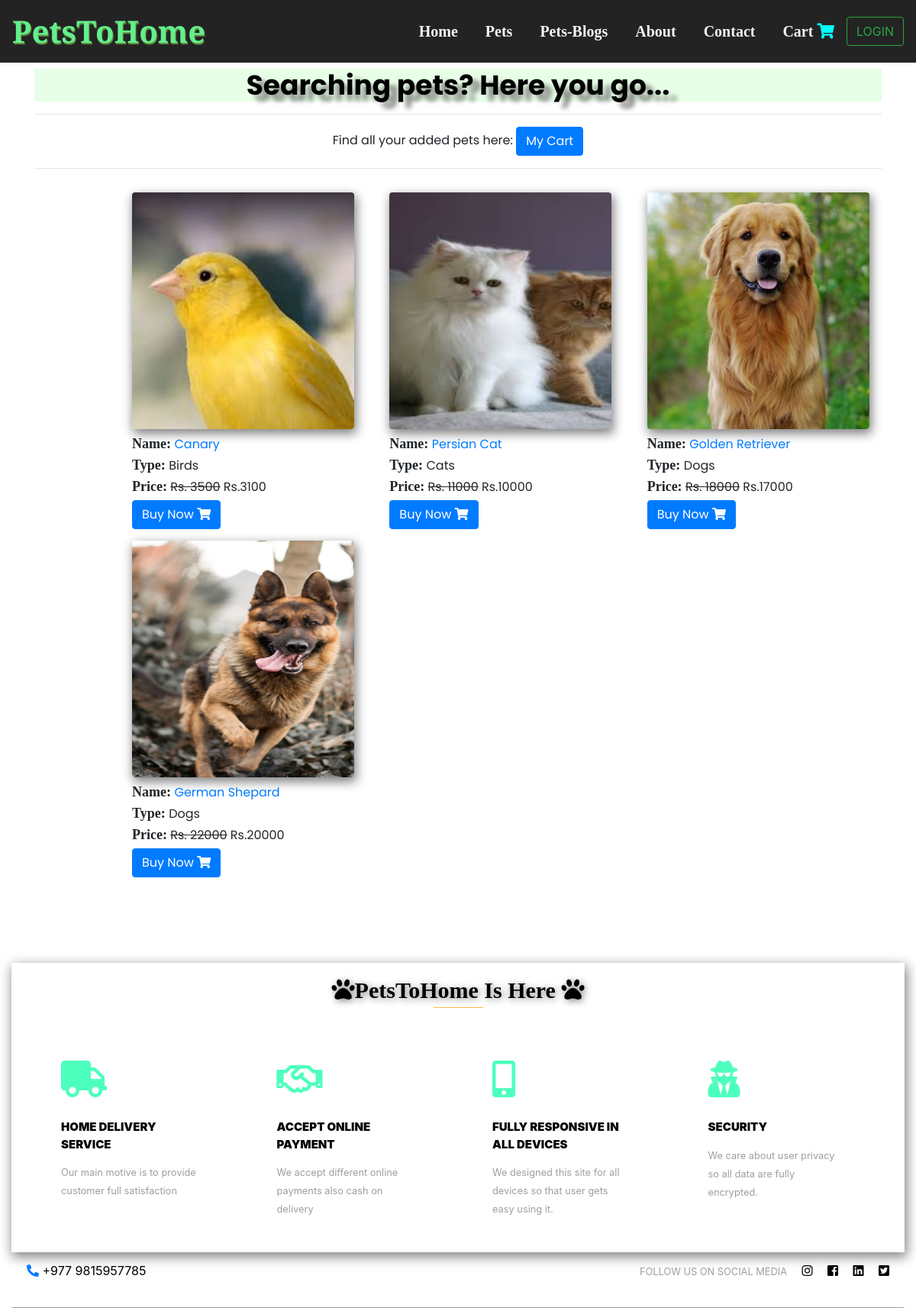
The page /pets on the database as committed earlier.
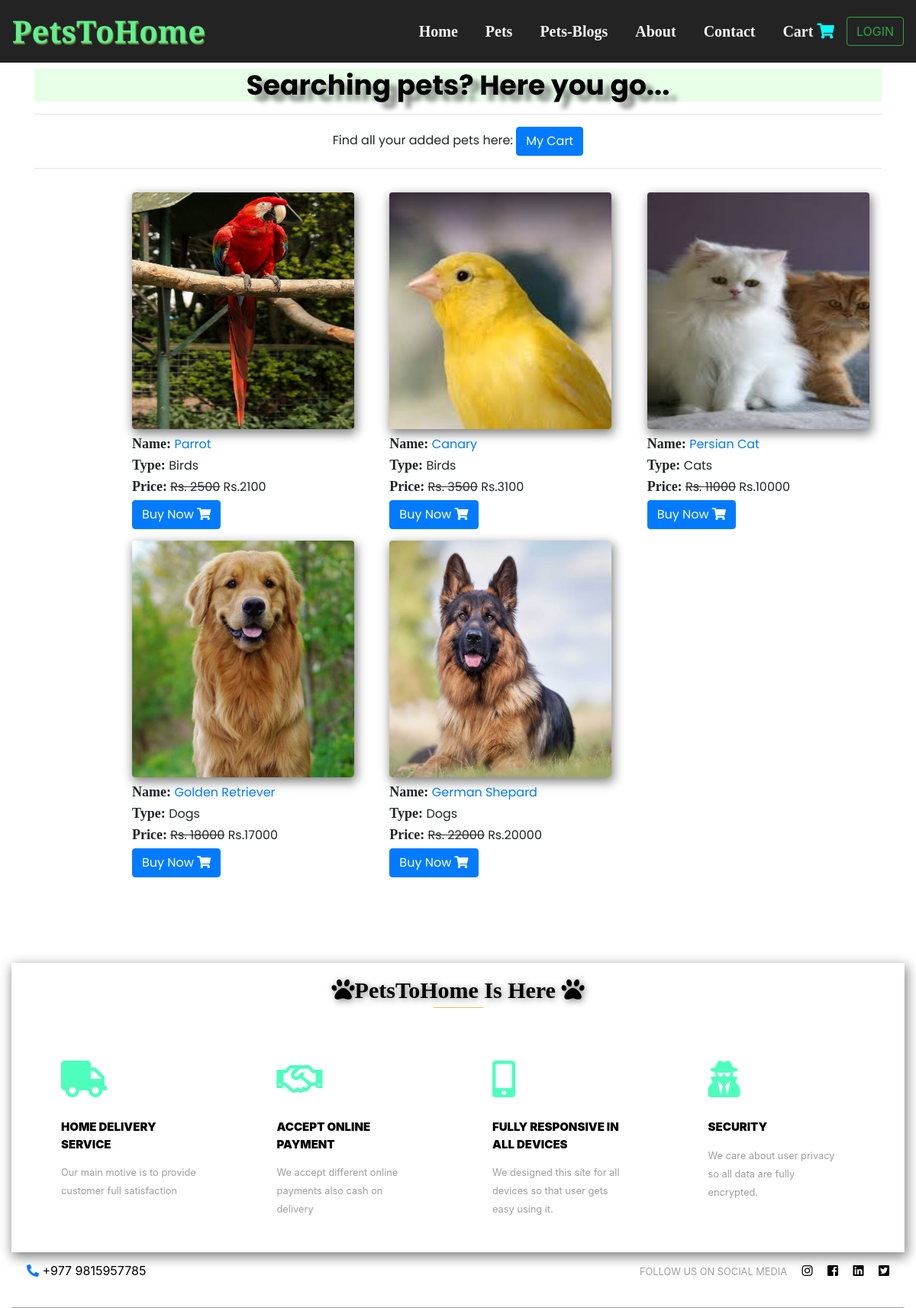
The same page on the database as committed later.
### Main/models.py (models this page shows, shortened)
class Pets(models.Model):
    title=models.CharField(max_length=200)
    slug=models.SlugField(unique=True)
    category=models.ForeignKey(Category,on_delete=models.CASCADE)
    image=models.ImageField(upload_to="static/images")
    marked_price=models.PositiveIntegerField()
    selling_price=models.PositiveIntegerField()
    description=models.TextField()
    return_policy=models.CharField(max_length=300)
    view_count=models.PositiveIntegerField(default=0)

class Category(models.Model):
    title=models.CharField(max_length=200)
    slug=models.SlugField(unique=True)
    def __str__(self):
        return self.title

### Main/views.py (the view)
# urls.py: path('pets',views.PetsView.as_view(),name="pets"),
class PetsView(PetsMixin,TemplateView):
    template_name = 'pets.html'
    def get_context_data(self, **kwargs):
        context=super().get_context_data(**kwargs)
        context['pets']=Pets.objects.all().order_by("-id")
        return context

### Main/views.py (called while the page is built)
    def dispatch(self,request,*args,**kwargs):
        cart_iid=self.request.session.get("cart_iid",None)
        if cart_iid:
            cart_obj=Cart.objects.get(id=cart_iid)
            if request.user.is_authenticated and request.user.customer:
                cart_obj.customer=request.user.customer
                cart_obj.save()
        return super().dispatch(request,*args,**kwargs)

### templates/pets.html (shortened to what this page needs)
{% extends 'base.html' %}
{% block content %}
<div class="container mr-auto">
<h1 class="text-center hds">Searching pets? Here you go...</h1><hr>
  <p  class="text-center">Find all your added pets here: <a href="{% url 'mycart' %}" ><button class="btn btn-primary ">My Cart</button></a></p><hr>
<div class="row" style="margin-left: 113px;">
{% for p in pets %}
<div class="col-md-4" style="margin-top: 15px; margin-left:0px;">
  <a href="{% url 'productdetail' p.slug %}"> <img class="imgs" src="{{p.image.url}}" alt=""  style="height:310px; width:291px; "></a>
  <p class="font-size" style="margin-top:6px;"><span style="font-family: ui-rounded; font-weight: bolder; font-size: 18px;">Name: </span><span style=" font-size:16px;"><a href="{% url 'productdetail' p.slug %}" >{{p.title}}</a></span></p>
  <p class="font-size" style="margin-top:-15px;"><span style="font-family: ui-rounded; font-weight: bolder; font-size: 18px;">Type: </span><span style=" font-size:16px;">{{p.category}}</span></p>
  <p class="petss" style="margin-top:-15px;"><span style="font-family: ui-rounded; font-weight: bolder; font-size: 18px;">Price:</span> <span style="font-size: 16px;"><strike>Rs. {{p.marked_price}}</strike> Rs.{{p.selling_price}}</span></p>
  <a href="{% url 'addToCart' p.id %}" class="btn btn-primary" style="margin-top:-12px;">Buy Now <i class="fas fa-shopping-cart fa-1x"></i></a>
</div>
{% endfor %}
</div>
  </div>
{% endblock %}

### templates/base.html (shortened to what this page needs)
<!DOCTYPE html>
{% load static %}
<html lang="en">
<head>
    <link rel="stylesheet" href="https://cdnjs.cloudflare.com/ajax/libs/tailwindcss/1.4.6/tailwind.min.css">
    <link rel="stylesheet" href="static/css/styles.css">
    <link rel="stylesheet" href="https://stackpath.bootstrapcdn.com/bootstrap/4.3.1/css/bootstrap.min.css">
    <link rel="stylesheet" href="https://use.fontawesome.com/releases/v5.0.8/css/solid.css">
<link rel="stylesheet" href="https://use.fontawesome.com/releases/v5.0.8/css/fontawesome.css">
    <link rel="stylesheet" href="http://maxcdn.bootstrapcdn.com/font-awesome/4.2.0/css/font-awesome.min.css">
    <link rel="stylesheet" href="https://use.fontawesome.com/releases/v5.7.1/css/all.css">
</head>
<body>
{% load static %}
    {% include 'navbar.html' %}
     {% block content %}{% endblock %}
    {% include 'footer.html' %}
</body>
</html>

### templates/navbar.html (shortened to what this page needs)
<div id="navbar">
    <nav class="navbar navbar-expand-lg navbar-light navs">
            <a class="navbar-brand" href="#">PetsToHome</a>
            <div class="collapse navbar-collapse" id="navbarSupportedContent">
              <ul class="navbar-nav ml-auto">
                <li class="nav-item active">
                  <a class="nav-link navbar-txt" href="{% url 'main' %}">Home </a>
                </li>
                <li class="nav-item active">
                  <a class="nav-link navbar-txt" href="{% url 'pets' %}">Pets</a>
                </li>
                <li class="nav-item active">
                  <a class="nav-link  navbar-txt" href="#">Pets-Blogs</a>
                </li>
                <li class="nav-item active">
                  <a class="nav-link navbar-txt" href="{% url 'about' %}">About</a>
                </li>
                <li class="nav-item active">
                  <a class="nav-link navbar-txt" href="{% url 'contact' %}">Contact </a>
                </li>
                <li class="nav-item active">
                  <a class="nav-link navbar-txt" href="{% url 'mycart' %}"> Cart <i style="color: aqua;" class="fas fa-shopping-cart"></i> </a>
                </li>
                {% if request.user.customer %}
                Welcome, {{request.user.username}} |
                  <a href="{% url 'customerprofile' %}" style="color:white;">My Profile</a> |
                  <a href="{% url 'logout' %}"class="btn btn-danger btn-sm"> <i class="fas fa-sign-out-alt"></i></a>
                {% else %}
                  </ul>
              <form class="form-inline ml-2 my-lg-0">
               <a href="{% url 'register' %}" class="btn btn-outline-success my-2 my-sm-0"> LOGIN</a>
              </form>
                {% endif %}
            </div>
          </nav>
</div>

### templates/footer.html (shortened to what this page needs)
<div class='container-fluid'>
    <div class="card" id="cards">
        <div class="heading text-center">
            <div class="head1"><i class="fas fa-paw fa-1x"></i>PetsToHome Is Here <i class="fas fa-paw fa-1x"></i></div>
            <p class="bdr"></p>
        </div>
        <div class="card-body">
            <div class="row m-0 pt-5">
                <div class="card col-12 col-md-3">
                    <div class="card-content"> <i class="fas fa-truck fa-3x"></i>
                        <div class="card-title"> HOME DELIVERY SERVICE </div>
                        <p><small>Our main motive is to provide customer full satisfaction</small></p>
                    </div>
                </div>
                <div class="card col-12 col-md-3">
                    <div class="card-content"> <i class="far fa-handshake fa-3x"></i>
                        <div class="card-title"> ACCEPT ONLINE PAYMENT </div>
                        <p><small>We accept different online payments also cash on delivery</small></p>
                    </div>
                </div>
                <div class="card col-12 col-md-3">
                    <div class="card-content"> <i class="fas fa-mobile-alt fa-3x"></i>
                        <div class="card-title"> FULLY RESPONSIVE IN ALL DEVICES </div>
                        <p><small>We designed this site for all devices so that user gets easy using it.</small></p>
                    </div>
                </div>
                <div class="card col-12 col-md-3">
                    <div class="card-content"> <i class="fas fa-user-secret fa-3x"></i>
                        <div class="card-title">SECURITY</div>
                        <p><small>We care about user privacy so all data are fully encrypted.</small></p>
                    </div>
                </div>
            </div>
        </div>
        <div class="card-footer row m-0">
            <p> <label> <i class="fas fa-phone fa-rotate-90 text-primary"></i> </label> +977 9815957785</p>
            <div>
                <p> <small class="follow-text">FOLLOW US ON SOCIAL MEDIA</small> <label class="footer-right"> <i class="fab fa-instagram"></i> <i class="fab fa-facebook-square"></i> <i class="fab fa-linkedin"></i> <i class="fab fa-twitter-square"></i> </label> </p>
            </div>
        </div>
    </div>
</div>

### static/css/styles.css (style rules this page uses)
.navs { width: 100%; background: rgb(36, 35, 35); position:fixed !important; z-index:1; width:100%; height: auto; text-align:center; vertical-align:middle; line-height:50px; top:0px; }
#navbar { height: 90px; width: 100%; display: flex; }
.navbar-brand { font-size: 40px !important; font-family: vollkorn; text-shadow: 1px 2px 1px #699942; font-weight: bold; color: rgb(98, 240, 141) !important; }
.navbar-txt { margin-left: 10px; font-size: 20px; font-family: Cambria, Cochin, Georgia, Times, 'Times New Roman', serif; font-weight: bold; color: whitesmoke !important; }
.nav-item { margin-left: 10px; }

### templates/pets.html (style rules this page uses)
.imgs { box-shadow: 2px 5px 14px 1px gray; border-radius: 4px; }
.hds { font-size: 36px !important; font-family: 'Poppins', sans-serif; text-shadow: 10px 8px 6px gray; font-weight: bold; color: black !important; text-align: center; background-color: #e6ffe6; }
.container { font-family: 'Poppins', sans-serif; }

### templates/footer.html (style rules this page uses)
.card { background-color: white; color: black; margin-top: 50px; border: none; background: none; }
.card-body { box-shadow: 2px 5px 15px 1px gray; }
.head1 { font-weight: 900; font-size: 30px; color: black; text-shadow: 2px 2px 10px gray; font-family:Cambria, Cochin, Georgia, Times, 'Times New Roman', serif; }
.bdr { border-bottom: 1.5px solid #FFB74D; width: 65px; margin-right: auto; margin-left: auto }
.card-footer { justify-content: space-between; border: none; background: none; border-bottom: 0.5px solid #9E9E9E }
.footer-right>i { margin-left: 15px }
.fa-handshake { color: #FFB74D }
.card-title { margin-bottom: .75rem; font-weight: 900; font-size: 15px; margin-top: 1.75rem }
.fa-3x { color: #FFB74D }
.card-content { padding-right: 40px; padding-left: 30px; padding-bottom: 10px; padding-top: 10px }
.card-content>p { color: #9E9E9E }
.heading { position: relative; top: 75px }
.follow-text { color: #9E9E9E }
.fa-3x { color: #4dffbd; }

Rows that differ between the two databases and show on the page:
added Pets: image (picture), title "Parrot", category "Birds", marked_price "2500", selling_price "2100"
changed Pets "German Shepard": image: a different picture
